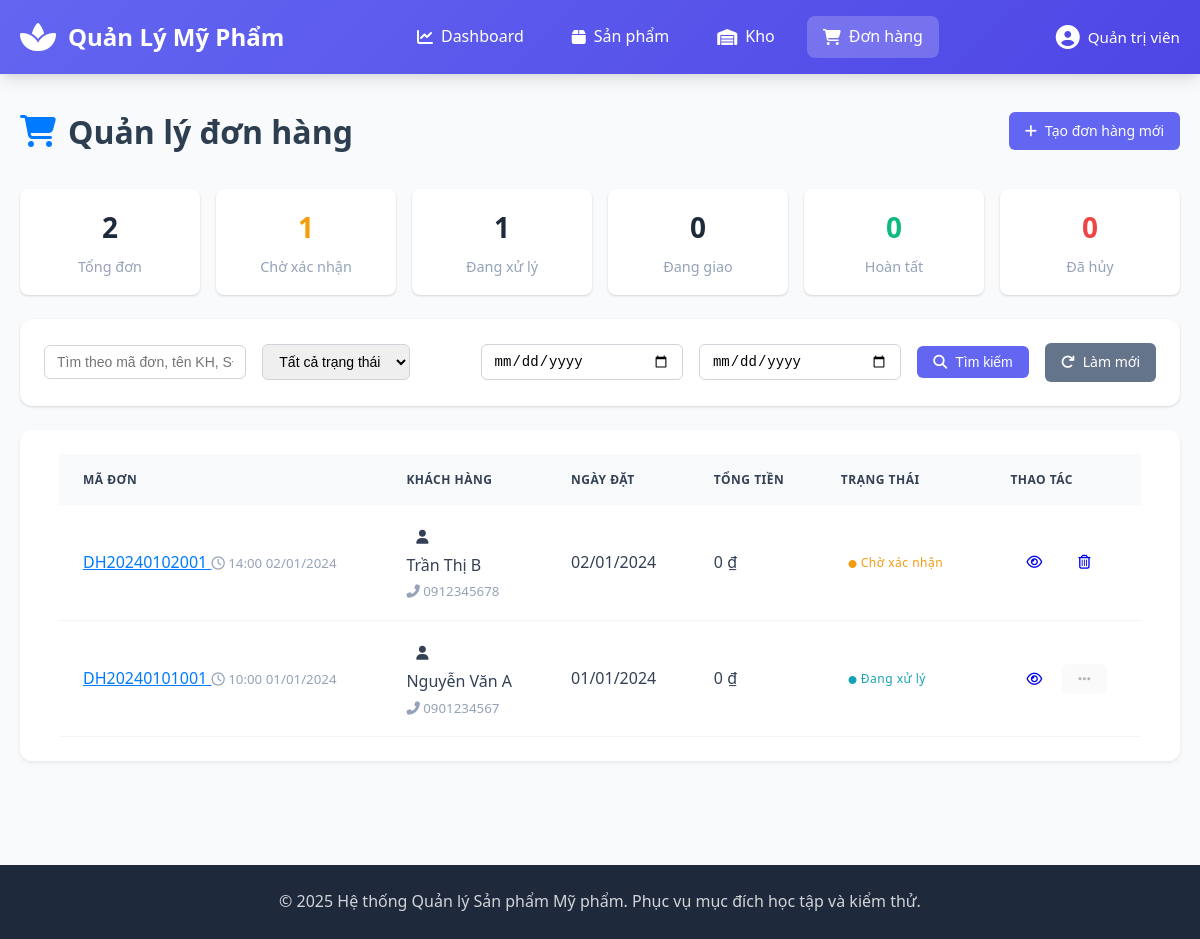
The page /?controller=OrderController&action=index on the database as committed earlier.
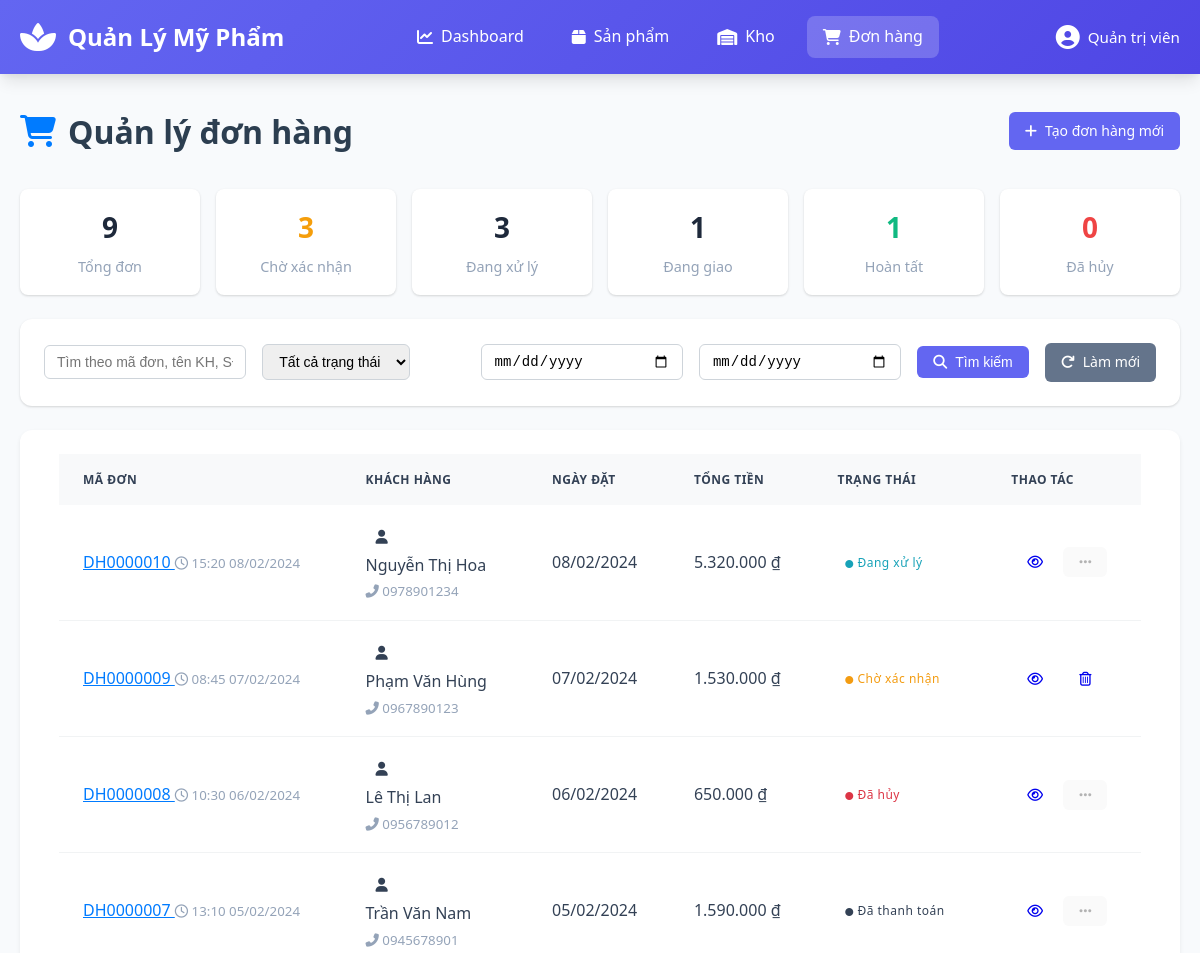
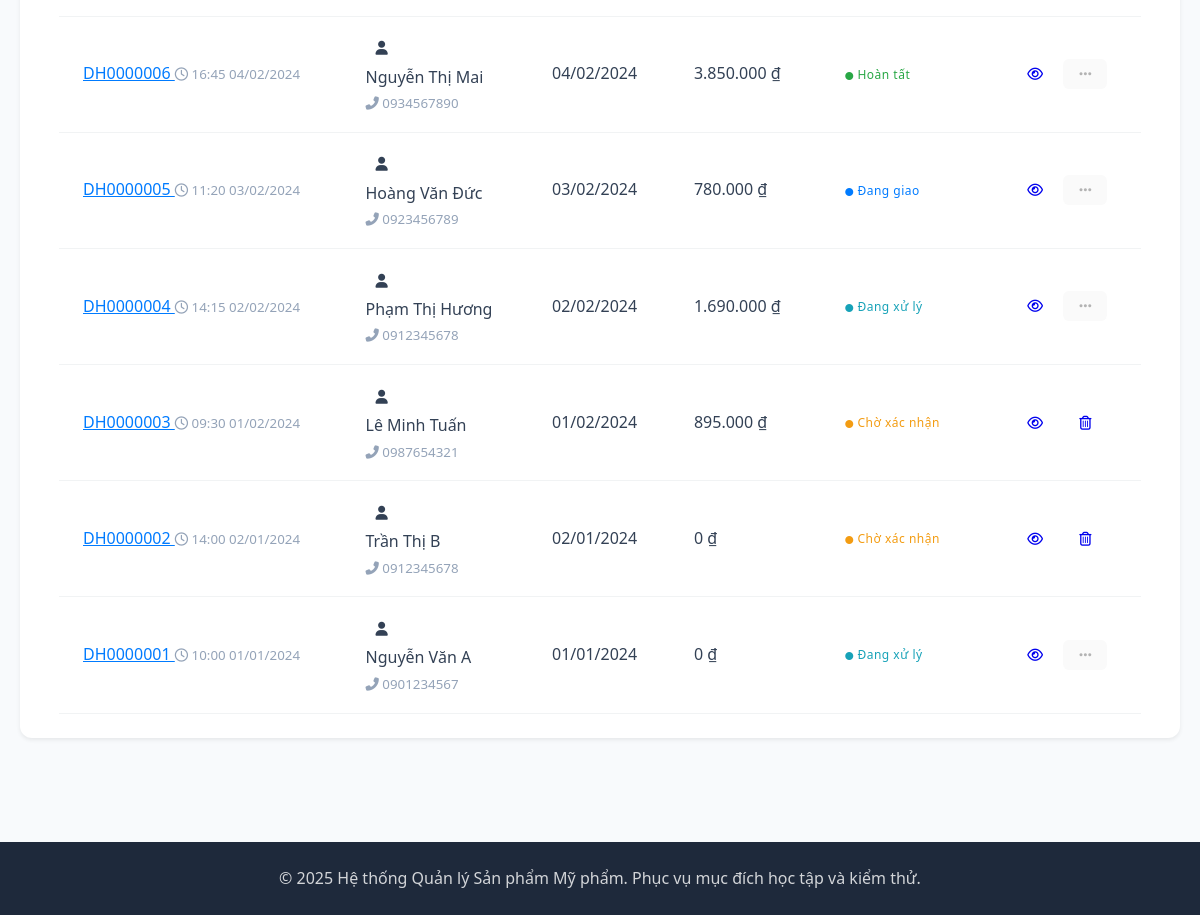
The same page on the database as committed later (2 pictures, top to bottom).
### tables this page shows
CREATE TABLE orders (
    order_id INT AUTO_INCREMENT PRIMARY KEY,
    order_code VARCHAR(20) NOT NULL UNIQUE COMMENT 'Mã đơn hàng, định dạng DH + 7 chữ số (ví dụ: DH1234567)',
    customer_id INT NOT NULL COMMENT 'Khách hàng đặt hàng',
    order_date DATETIME NOT NULL COMMENT 'Ngày đặt hàng',
    total_amount DECIMAL(12,2) NOT NULL DEFAULT 0 COMMENT 'Tổng tiền đơn hàng',
    status ENUM('Chờ xác nhận', 'Đang xử lý', 'Đang giao', 'Hoàn tất', 'Đã thanh toán', 'Đã hủy') DEFAULT 'Chờ xác nhận',
    payment_method ENUM('COD', 'Bank Transfer', 'E-Wallet') NOT NULL DEFAULT 'COD',
    shipping_address TEXT NOT NULL COMMENT 'Địa chỉ giao hàng',
    shipping_note TEXT COMMENT 'Ghi chú giao hàng',
    cancel_reason VARCHAR(200) COMMENT 'Lý do hủy đơn',
    confirmed_by VARCHAR(50) COMMENT 'Người xác nhận đơn',
    confirmed_at DATETIME COMMENT 'Thời điểm xác nhận',
    completed_by VARCHAR(50) COMMENT 'Người hoàn tất đơn',
    completed_at DATETIME COMMENT 'Thời điểm hoàn tất',
    cancelled_by VARCHAR(50) COMMENT 'Người hủy đơn',
    cancelled_at DATETIME COMMENT 'Thời điểm hủy',
    paid_by VARCHAR(50) COMMENT 'Người thanh toán đơn',
    paid_at DATETIME COMMENT 'Thời điểm thanh toán',
    created_at TIMESTAMP DEFAULT CURRENT_TIMESTAMP,
    updated_at TIMESTAMP DEFAULT CURRENT_TIMESTAMP ON UPDATE CURRENT_TIMESTAMP,
    
     
    FOREIGN KEY (customer_id) REFERENCES customers(customer_id) ON DELETE RESTRICT,
    CONSTRAINT chk_order_code_format CHECK (order_code REGEXP '^DH[0-9]{7}$'),
    CONSTRAINT chk_order_amount CHECK (total_amount >= 0)
);

CREATE TABLE customers (
    customer_id INT AUTO_INCREMENT PRIMARY KEY,
    customer_code VARCHAR(20) NOT NULL UNIQUE COMMENT 'Mã khách hàng, định dạng KHYYYYXXX',
    fullname VARCHAR(100) NOT NULL COMMENT 'Họ tên khách hàng',
    phone VARCHAR(15) NOT NULL COMMENT 'Số điện thoại',
    email VARCHAR(100) COMMENT 'Email khách hàng',
    address TEXT COMMENT 'Địa chỉ giao hàng',
    status ENUM('Active', 'Blocked') DEFAULT 'Active',
    created_at TIMESTAMP DEFAULT CURRENT_TIMESTAMP,
    updated_at TIMESTAMP DEFAULT CURRENT_TIMESTAMP ON UPDATE CURRENT_TIMESTAMP,
    
     
    CONSTRAINT chk_customer_code_format CHECK (customer_code REGEXP '^KH[0-9]{7}$'),
    CONSTRAINT chk_customer_phone CHECK (phone REGEXP '^[0-9]{10,11}$'),
    CONSTRAINT chk_customer_email CHECK (email IS NULL OR email REGEXP '^[A-Za-z0-9._%+-]+@[A-Za-z0-9.-]+\\.[A-Za-z]{2,}$')
);

### controllers/OrderController.php (called while the page is built, shortened)
<?php
require_once __DIR__ . '/../config/database.php';
require_once __DIR__ . '/../models/Order.php';
class OrderController {
    private $order;
    public function __construct() {
        $database = new Database();
        $this->db = $database->getConnection();
        $this->order = new Order($this->db);
    }
    public function index() {
        $search = isset($_GET['search']) ? sanitizeInput($_GET['search']) : '';
        $status = isset($_GET['status']) ? sanitizeInput($_GET['status']) : '';
        $start_date = isset($_GET['start_date']) ? $_GET['start_date'] : '';
        $end_date = isset($_GET['end_date']) ? $_GET['end_date'] : '';
        $page = isset($_GET['page']) ? (int)$_GET['page'] : 1;
        $limit = ITEMS_PER_PAGE;
        $offset = ($page - 1) * $limit;
        $filters = [
            'search' => $search,
            'status' => $status,
            'start_date' => $start_date,
            'end_date' => $end_date
        ];
        $orders = $this->order->getAll($filters, $limit, $offset);
        require_once __DIR__ . '/../views/orders/index.php';
    }
}

### config/database.php (called while the page is built, shortened)
<?php
class Database {
    private $host = "localhost";
    private $db_name = "quanlysanpham";
    private $username = "root";
    private $password = "";
    private $charset = "utf8mb4";
    public function getConnection() {
        $this->conn = null;
        try {
            $dsn = "mysql:host=" . $this->host . ";dbname=" . $this->db_name . ";charset=" . $this->charset;
            $options = [
                PDO::ATTR_ERRMODE => PDO::ERRMODE_EXCEPTION,
                PDO::ATTR_DEFAULT_FETCH_MODE => PDO::FETCH_ASSOC,
                PDO::ATTR_EMULATE_PREPARES => false,
                PDO::MYSQL_ATTR_INIT_COMMAND => "SET NAMES utf8mb4"
            ];
            $this->conn = new PDO($dsn, $this->username, $this->password, $options);
        } catch(PDOException $e) {
            error_log("Connection Error: " . $e->getMessage());
            die("Không thể kết nối đến cơ sở dữ liệu. Vui lòng kiểm tra lại cấu hình.");
        }
        return $this->conn;
    }
}

### models/Order.php (called while the page is built, shortened)
<?php
class Order {
    private $conn;
    private $table_name = "orders";
    public function __construct($db) {
        $this->conn = $db;
    }
    public function getAll($filters = [], $limit = 10, $offset = 0) {
        $query = "SELECT o.*, c.fullname as customer_name, c.phone as customer_phone
                 FROM " . $this->table_name . " o
                 LEFT JOIN customers c ON o.customer_id = c.customer_id
                 WHERE 1=1";
        $params = [];
        $query .= " ORDER BY o.order_date DESC";
        if ($limit > 0) {
            $query .= " LIMIT :limit OFFSET :offset";
        }
        $stmt = $this->conn->prepare($query);
        if ($limit > 0) {
            $stmt->bindValue(':limit', (int)$limit, PDO::PARAM_INT);
            $stmt->bindValue(':offset', (int)$offset, PDO::PARAM_INT);
        }
        $stmt->execute();
        return $stmt->fetchAll(PDO::FETCH_ASSOC);
    }
}

### views/orders/index.php (the view, shortened to what the rows shown need)
<?php
require_once __DIR__ . '/../layouts/header.php';
?>
<div class="container-fluid">
    <div class="row">
        <div class="col-md-12">
            <div class="page-header d-flex justify-content-between align-items-center">
                <div>
                    <h1><i class="fas fa-shopping-cart text-primary me-2"></i> Quản lý đơn hàng</h1>
                </div>
            </div>
<div class="card shadow-sm">
    <div class="card-body p-0">
        <div class="table-responsive">
            <table class="table table-hover align-middle mb-0">
                <thead class="table-light">
                    <tr>
                        <th class="ps-4">Mã đơn</th>
                        <th>Khách hàng</th>
                        <th>Ngày đặt</th>
                        <th class="text-end pe-4">Tổng tiền</th>
                        <th>Trạng thái</th>
                        <th class="text-end pe-4">Thao tác</th>
                    </tr>
                </thead>
                <tbody>
                    <?php if (empty($orders)): ?>
                        <tr>
                            <td colspan="6" class="text-center py-5">
                                <div class="text-muted py-4">
                                    <i class="fas fa-inbox fa-3x mb-3"></i>
                                    <p class="mb-0">Không có đơn hàng nào</p>
                                </div>
                            </td>
                        </tr>
                    <?php else: ?>
                        <?php foreach ($orders as $order):
                            $status_class = [
                                'Chờ xác nhận' => 'warning',
                                'Đang xử lý' => 'info',
                                'Đang giao' => 'primary',
                                'Hoàn tất' => 'success',
                                'Đã hủy' => 'danger'
                            ][$order['status']] ?? 'secondary';
                        ?>
                            <tr class="order-row">
                                <td class="ps-4" data-label="Mã đơn">
                                    <div class="d-flex flex-column">
                                        <a href="<?= BASE_URL ?>?controller=OrderController&action=view&id=<?= $order['order_id'] ?>" class="fw-bold text-primary text-decoration-none">
                                            <?= htmlspecialchars($order['order_code']) ?>
                                        </a>
                                        <small class="text-muted">
                                            <i class="far fa-clock me-1"></i>
                                            <?= date('H:i d/m/Y', strtotime($order['order_date'])) ?>
                                        </small>
                                    </div>
                                </td>
                                <td data-label="Khách hàng">
                                    <div class="d-flex align-items-center">
                                        <div class="avatar-sm me-2">
                                            <div class="avatar-title bg-light text-dark rounded-circle">
                                                <i class="fas fa-user"></i>
                                            </div>
                                        </div>
                                        <div>
                                            <div class="fw-semibold"><?= htmlspecialchars($order['customer_name'] ?? 'Khách lẻ') ?></div>
                                            <?php if (!empty($order['customer_phone'])): ?>
                                                <small class="text-muted">
                                                    <i class="fas fa-phone-alt me-1"></i>
                                                    <?= htmlspecialchars($order['customer_phone']) ?>
                                                </small>
                                            <?php endif; ?>
                                        </div>
                                    </div>
                                </td>
                                <td data-label="Ngày đặt">
                                    <div class="text-nowrap">
                                        <?= date('d/m/Y', strtotime($order['order_date'])) ?>
                                    </div>
                                </td>
                                <td class="text-end fw-bold pe-4" data-label="Tổng tiền">
                                    <?= number_format($order['total_amount'], 0, ',', '.') ?> ₫
                                </td>
                                <td data-label="Trạng thái">
                                    <span class="badge bg-<?= $status_class ?>-lighten text-<?= $status_class ?> px-3 py-2">
                                        <i class="fas fa-circle me-1" style="font-size: 8px;"></i>
                                        <?= $order['status'] ?>
                                    </span>
                                </td>
                                <td class="text-end pe-4" data-label="Thao tác">
                                    <div class="d-flex flex-wrap justify-content-end gap-1" style="min-width: 0;">
                                        <a href="<?= BASE_URL ?>?controller=OrderController&action=view&id=<?= $order['order_id'] ?>"
                                           class="btn btn-sm btn-outline-primary"
                                           data-bs-toggle="tooltip"
                                           title="Xem chi tiết"
                                           style="min-width: 32px;">
                                            <i class="far fa-eye"></i>
                                        </a>
                                        <?php if ($order['status'] === 'Chờ xác nhận'): ?>
                                            <a href="<?= BASE_URL ?>?controller=OrderController&action=delete&id=<?= $order['order_id'] ?>"
                                               class="btn btn-sm btn-outline-danger"
                                               onclick="return confirm('Bạn có chắc chắn muốn xóa đơn hàng này?')"
                                               data-bs-toggle="tooltip"
                                               title="Xóa đơn hàng"
                                               style="min-width: 32px;">
                                                <i class="far fa-trash-alt"></i>
                                            </a>
                                        <?php else: ?>
                                            <button type="button"
                                                    class="btn btn-sm btn-outline-secondary"
                                                    disabled
                                                    style="min-width: 32px;">
                                                <i class="fas fa-ellipsis-h"></i>
                                            </button>
                                        <?php endif; ?>
                                    </div>
                                </td>
                            </tr>
                        <?php endforeach; ?>
                    <?php endif; ?>
                </tbody>
            </table>
        </div>
        </div>
    </div>
</div>
<?php require_once __DIR__ . '/../layouts/footer.php'; ?>

Rows that differ between the two databases and show on the page:
added orders: order_code "DH0000010", order_date "15:20 08/02/2024", customer.fullname "Nguyễn Thị Hoa", customer.phone "0978901234", order_date "08/02/2024", total_amount "5.320.000", status "Đang xử lý"
added orders: order_code "DH0000009", order_date "08:45 07/02/2024", customer.fullname "Phạm Văn Hùng", customer.phone "0967890123", order_date "07/02/2024", total_amount "1.530.000", status "Chờ xác nhận"
added orders: order_code "DH0000008", order_date "10:30 06/02/2024", customer.fullname "Lê Thị Lan", customer.phone "0956789012", order_date "06/02/2024", total_amount "650.000", status "Đã hủy"
added orders: order_code "DH0000007", order_date "13:10 05/02/2024", customer.fullname "Trần Văn Nam", customer.phone "0945678901", order_date "05/02/2024", total_amount "1.590.000", status "Đã thanh toán"
added orders: order_code "DH0000006", order_date "16:45 04/02/2024", customer.fullname "Nguyễn Thị Mai", customer.phone "0934567890", order_date "04/02/2024", total_amount "3.850.000", status "Hoàn tất"
added orders: order_code "DH0000005", order_date "11:20 03/02/2024", customer.fullname "Hoàng Văn Đức", customer.phone "0923456789", order_date "03/02/2024", total_amount "780.000", status "Đang giao"
added orders: order_code "DH0000004", order_date "14:15 02/02/2024", customer.fullname "Phạm Thị Hương", customer.phone "0912345678", order_date "02/02/2024", total_amount "1.690.000", status "Đang xử lý"
added orders: order_code "DH0000003", order_date "09:30 01/02/2024", customer.fullname "Lê Minh Tuấn", customer.phone "0987654321", order_date "01/02/2024", total_amount "895.000", status "Chờ xác nhận", $order['order_id'] 3 (drawn)
changed orders "Trần Thị B": order_code "DH20240102001" → "DH0000002"
changed orders "Nguyễn Văn A": order_code "DH20240101001" → "DH0000001"
Other text that changed with them:
$statistics['total_orders']: "2" → "9"
$statistics['pending_orders']: "1" → "3"
$statistics['processing_orders']: "1" → "3"
$statistics['shipping_orders']: "0" → "1"
$statistics['completed_orders']: "0" → "1"
